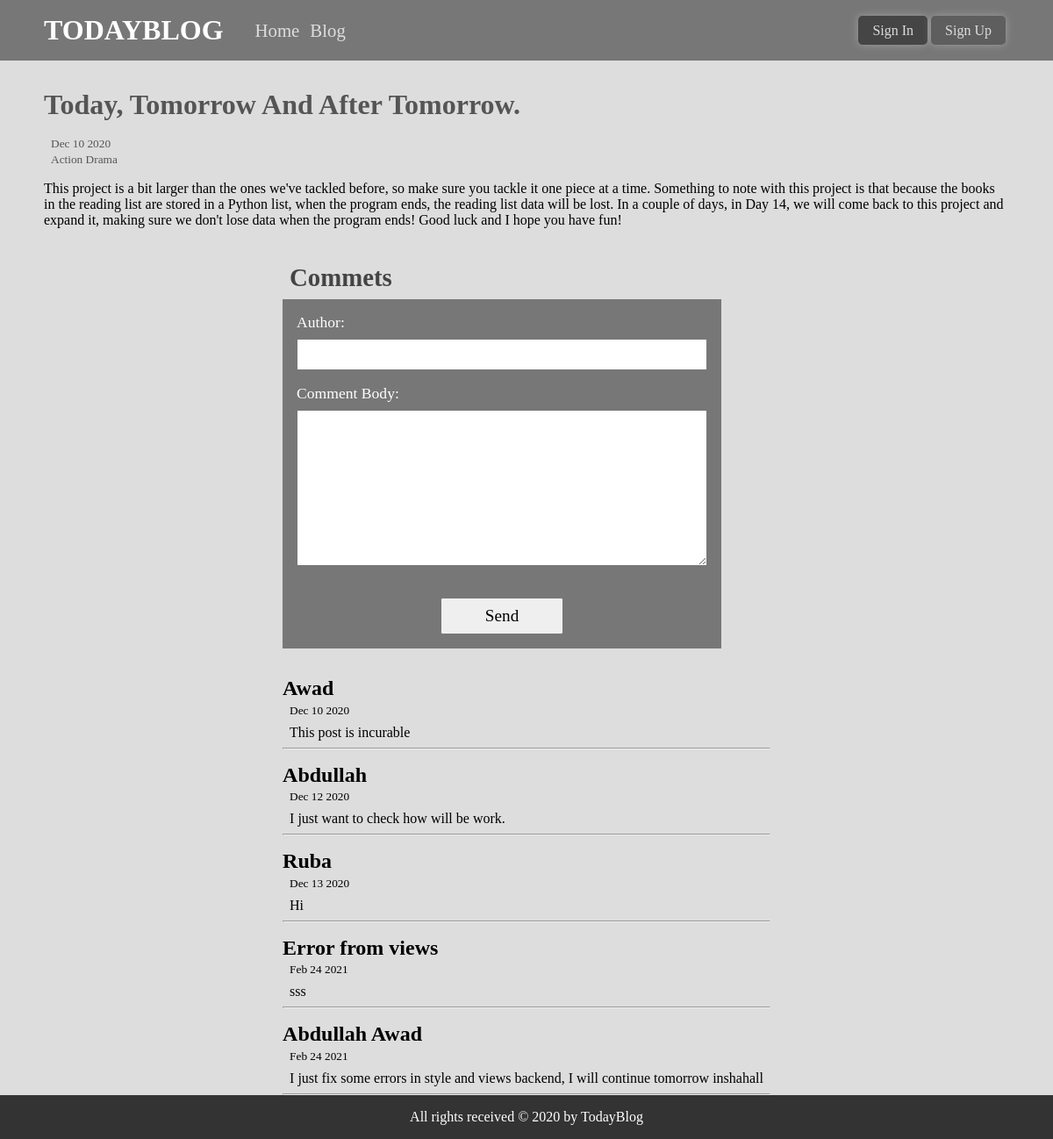
Page /blog/post/1/ on the committed database.
### blogApp/models.py (models this page shows, shortened)
class Post(models.Model):
    title = models.CharField(verbose_name='title' , max_length=50)
    body = models.TextField(verbose_name='body')
    created_on = models.DateTimeField(verbose_name='created on' , auto_now_add=True)
    last_modified = models.DateTimeField(verbose_name='last modified' , auto_now=True)
    categories = models.ManyToManyField(Category, verbose_name=("categories"), related_name='posts')

class Category(models.Model):
    name = models.CharField(verbose_name='gategory', max_length=20)
    def __str__(self):
        return self.name

class Comment(models.Model):
    author = models.CharField(verbose_name=("author"), max_length=20)
    body = models.TextField(verbose_name=("comment body"))
    created_on = models.DateTimeField(verbose_name=("created on"), auto_now_add=True)
    post = models.ForeignKey(Post, verbose_name=("post"), on_delete=models.CASCADE)

### blogApp/views.py (the view)
# urls.py: path('post/<int:pk>/', post_detail, name = 'post_detail')
def post_detail(request, pk):
    post = get_object_or_404(Post, pk=pk)
    form = CommentFormModel()
    if request.method == 'POST':
        author = request.POST.get('author')
        body = request.POST.get('body')
        Comment.objects.create(author=author, body=body, post=post, created_on=datetime.now())
    context = {
        'object':post,
        'form': form
    }
    return render(request, 'blogApp/post_detail.html', context=context)

### blogApp/models.py
class CommentFormModel(ModelForm):
    class Meta:
        model = Comment
        fields = ['author', 'body']

### templates/blogApp/post_detail.html (shortened to what this page needs)
{% extends 'base.html' %}
{% block content %}
    <div class="post-box-detail">
        <h2>{{object.title|title}}</h2>
        <small class='post-date'>{{object.created_on|date:'M j Y'}}</small>
        <br>
        <small class='post-categories'>{{object.categories.all|join:"&nbsp;"}}</small>
        <p>{{object.body}}</p>
    </div>
    <div class="comment-box">
        <h3 class='comment-heading'>Commets</h3>
        <form method="post">
            {{ form }}
            <input type="submit" value="Send">
        </form>
        {% for comment in object.comment_set.all %}
            <h5>{{comment.author}}</h5>
            <small class='comment-date'>{{comment.created_on|date:'M j Y'}}</small>
            <p class='comment-body' >{{comment.body}}</p>
            <hr>
        {% endfor %}
    </div>
{% endblock content %}

### static/css/style.css (style rules this page uses)
* { margin: 0; padding: 0; box-sizing: border-box; font-family: 'cascadia code'; }
body { background-color: #ddd; }
h2 { padding: 1rem 0; font-size: 2rem; color: #555; }
.post-box-detail { padding: 1rem 0; margin-bottom: 1rem; }
.post-box-detail small { padding-left: 0.5rem; color: #555; }
.post-box-detail p { padding-top: 1rem; }
h3.comment-heading { font-size: 1.8rem; padding: 0.5rem; color: #444; }
form { padding: 1rem; background-color: #777; color: #333; width: 500px; margin-bottom: 2rem; }
form label { color: white; font-size: 1.1rem; text-transform: capitalize; padding-bottom: 0.5rem; display: block; }
form input, form textarea { width: 100%; padding: 8px; margin-bottom: 1rem; }
form input[type='submit'] { width: 30%; display: block; cursor: pointer; margin: auto; margin-top: 1rem; font-size: 1.2rem; }
h5 { font-size: 1.5rem; margin-top: 1rem; padding-bottom: 0.1rem; }
.comment-date { padding-left: 0.5rem; }
.comment-body { padding: 0.5rem; }

### rows in the picture
Post: title "Today, Tomorrow And After Tomorrow.", created_on "Dec 10 2020", categories.all "Action Drama", body "This project is a bit larger than the ones we've tackled before, so make sure you tackle it one piece at a time. Something to note with this project is that because the books in the reading list are stored in a Python list, when the program ends, the reading list data will be lost. In a couple of days, in Day 14, we will come back to this project and expand it, making sure we don't lose data when the program ends! Good luck and I hope you have fun!"
Comment: author "Awad", created_on "Dec 10 2020", body "This post is incurable"
Comment: author "Abdullah", created_on "Dec 12 2020", body "I just want to check how will be work."
Comment: author "Ruba", created_on "Dec 13 2020", body "Hi"
Comment: author "Error from views", created_on "Feb 24 2021", body "sss"
Comment: author "Abdullah Awad", created_on "Feb 24 2021", body "I just fix some errors in style and views backend, I will continue tomorrow inshahall"
